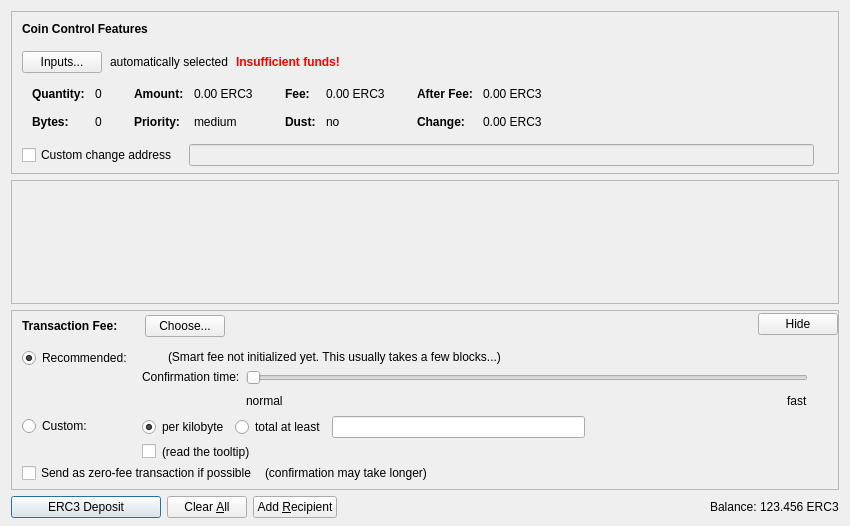
<?xml version="1.0" encoding="UTF-8"?>
<ui version="4.0">
 <class>DepositCoinsDialog</class>
 <widget class="QDialog" name="DepositCoinsDialog">
  <property name="enabled">
   <bool>true</bool>
  </property>
  <property name="geometry">
   <rect>
    <x>0</x>
    <y>0</y>
    <width>850</width>
    <height>526</height>
   </rect>
  </property>
  <property name="windowTitle">
   <string>Deposit Coins</string>
  </property>
  <layout class="QVBoxLayout" name="verticalLayout" stretch="0,1,0,0">
   <property name="bottomMargin">
    <number>8</number>
   </property>
   <item>
    <widget class="QFrame" name="frameCoinControl">
     <property name="sizePolicy">
      <sizepolicy hsizetype="Expanding" vsizetype="Expanding">
       <horstretch>0</horstretch>
       <verstretch>0</verstretch>
      </sizepolicy>
     </property>
     <property name="maximumSize">
      <size>
       <width>16777215</width>
       <height>16777215</height>
      </size>
     </property>
     <property name="frameShape">
      <enum>QFrame::StyledPanel</enum>
     </property>
     <property name="frameShadow">
      <enum>QFrame::Sunken</enum>
     </property>
     <layout class="QVBoxLayout" name="verticalLayoutCoinControl2">
      <property name="spacing">
       <number>0</number>
      </property>
      <property name="leftMargin">
       <number>0</number>
      </property>
      <property name="topMargin">
       <number>0</number>
      </property>
      <property name="rightMargin">
       <number>0</number>
      </property>
      <property name="bottomMargin">
       <number>6</number>
      </property>
      <item>
       <layout class="QVBoxLayout" name="verticalLayoutCoinControl" stretch="0,0,0,0,1">
        <property name="spacing">
         <number>0</number>
        </property>
        <property name="leftMargin">
         <number>10</number>
        </property>
        <property name="topMargin">
         <number>10</number>
        </property>
        <item>
         <layout class="QHBoxLayout" name="horizontalLayoutCoinControl1">
          <property name="bottomMargin">
           <number>15</number>
          </property>
          <item>
           <widget class="QLabel" name="labelCoinControlFeatures">
            <property name="sizePolicy">
             <sizepolicy hsizetype="Preferred" vsizetype="Maximum">
              <horstretch>0</horstretch>
              <verstretch>0</verstretch>
             </sizepolicy>
            </property>
            <property name="font">
             <font>
              <weight>75</weight>
              <bold>true</bold>
             </font>
            </property>
            <property name="styleSheet">
             <string notr="true">font-weight:bold;</string>
            </property>
            <property name="text">
             <string>Coin Control Features</string>
            </property>
           </widget>
          </item>
         </layout>
        </item>
        <item>
         <layout class="QHBoxLayout" name="horizontalLayoutCoinControl2" stretch="0,0,0,0">
          <property name="spacing">
           <number>8</number>
          </property>
          <property name="bottomMargin">
           <number>10</number>
          </property>
          <item>
           <widget class="QPushButton" name="pushButtonCoinControl">
            <property name="styleSheet">
             <string notr="true"/>
            </property>
            <property name="text">
             <string>Inputs...</string>
            </property>
            <property name="autoDefault">
             <bool>false</bool>
            </property>
           </widget>
          </item>
          <item>
           <widget class="QLabel" name="labelCoinControlAutomaticallySelected">
            <property name="text">
             <string>automatically selected</string>
            </property>
            <property name="margin">
             <number>5</number>
            </property>
           </widget>
          </item>
          <item>
           <widget class="QLabel" name="labelCoinControlInsuffFunds">
            <property name="font">
             <font>
              <weight>75</weight>
              <bold>true</bold>
             </font>
            </property>
            <property name="styleSheet">
             <string notr="true">color:red;font-weight:bold;</string>
            </property>
            <property name="text">
             <string>Insufficient funds!</string>
            </property>
            <property name="margin">
             <number>5</number>
            </property>
           </widget>
          </item>
          <item>
           <spacer name="horizontalSpacerCoinControl">
            <property name="orientation">
             <enum>Qt::Horizontal</enum>
            </property>
            <property name="sizeHint" stdset="0">
             <size>
              <width>40</width>
              <height>1</height>
             </size>
            </property>
           </spacer>
          </item>
         </layout>
        </item>
        <item>
         <widget class="QWidget" name="widgetCoinControl" native="true">
          <property name="sizePolicy">
           <sizepolicy hsizetype="Preferred" vsizetype="Preferred">
            <horstretch>0</horstretch>
            <verstretch>0</verstretch>
           </sizepolicy>
          </property>
          <property name="minimumSize">
           <size>
            <width>0</width>
            <height>0</height>
           </size>
          </property>
          <property name="styleSheet">
           <string notr="true"/>
          </property>
          <layout class="QHBoxLayout" name="horizontalLayoutCoinControl5">
           <property name="leftMargin">
            <number>0</number>
           </property>
           <property name="topMargin">
            <number>0</number>
           </property>
           <property name="rightMargin">
            <number>0</number>
           </property>
           <property name="bottomMargin">
            <number>0</number>
           </property>
           <item>
            <layout class="QHBoxLayout" name="horizontalLayoutCoinControl3" stretch="0,0,0,1">
             <property name="spacing">
              <number>20</number>
             </property>
             <property name="topMargin">
              <number>0</number>
             </property>
             <property name="bottomMargin">
              <number>10</number>
             </property>
             <item>
              <layout class="QFormLayout" name="formLayoutCoinControl1">
               <property name="horizontalSpacing">
                <number>10</number>
               </property>
               <property name="verticalSpacing">
                <number>14</number>
               </property>
               <property name="leftMargin">
                <number>10</number>
               </property>
               <property name="topMargin">
                <number>4</number>
               </property>
               <property name="rightMargin">
                <number>6</number>
               </property>
               <item row="0" column="0">
                <widget class="QLabel" name="labelCoinControlQuantityText">
                 <property name="font">
                  <font>
                   <weight>75</weight>
                   <bold>true</bold>
                  </font>
                 </property>
                 <property name="text">
                  <string>Quantity:</string>
                 </property>
                 <property name="margin">
                  <number>0</number>
                 </property>
                </widget>
               </item>
               <item row="0" column="1">
                <widget class="QLabel" name="labelCoinControlQuantity">
                 <property name="cursor">
                  <cursorShape>IBeamCursor</cursorShape>
                 </property>
                 <property name="contextMenuPolicy">
                  <enum>Qt::ActionsContextMenu</enum>
                 </property>
                 <property name="text">
                  <string notr="true">0</string>
                 </property>
                 <property name="margin">
                  <number>0</number>
                 </property>
                 <property name="textInteractionFlags">
                  <set>Qt::LinksAccessibleByMouse|Qt::TextSelectableByKeyboard|Qt::TextSelectableByMouse</set>
                 </property>
                </widget>
               </item>
               <item row="1" column="0">
                <widget class="QLabel" name="labelCoinControlBytesText">
                 <property name="font">
                  <font>
                   <weight>75</weight>
                   <bold>true</bold>
                  </font>
                 </property>
                 <property name="text">
                  <string>Bytes:</string>
                 </property>
                </widget>
               </item>
               <item row="1" column="1">
                <widget class="QLabel" name="labelCoinControlBytes">
                 <property name="cursor">
                  <cursorShape>IBeamCursor</cursorShape>
                 </property>
                 <property name="contextMenuPolicy">
                  <enum>Qt::ActionsContextMenu</enum>
                 </property>
                 <property name="text">
                  <string notr="true">0</string>
                 </property>
                 <property name="textInteractionFlags">
                  <set>Qt::LinksAccessibleByMouse|Qt::TextSelectableByKeyboard|Qt::TextSelectableByMouse</set>
                 </property>
                </widget>
               </item>
              </layout>
             </item>
             <item>
              <layout class="QFormLayout" name="formLayoutCoinControl2">
               <property name="horizontalSpacing">
                <number>10</number>
               </property>
               <property name="verticalSpacing">
                <number>14</number>
               </property>
               <property name="leftMargin">
                <number>6</number>
               </property>
               <property name="topMargin">
                <number>4</number>
               </property>
               <property name="rightMargin">
                <number>6</number>
               </property>
               <item row="0" column="0">
                <widget class="QLabel" name="labelCoinControlAmountText">
                 <property name="font">
                  <font>
                   <weight>75</weight>
                   <bold>true</bold>
                  </font>
                 </property>
                 <property name="text">
                  <string>Amount:</string>
                 </property>
                 <property name="margin">
                  <number>0</number>
                 </property>
                </widget>
               </item>
               <item row="0" column="1">
                <widget class="QLabel" name="labelCoinControlAmount">
                 <property name="cursor">
                  <cursorShape>IBeamCursor</cursorShape>
                 </property>
                 <property name="contextMenuPolicy">
                  <enum>Qt::ActionsContextMenu</enum>
                 </property>
                 <property name="text">
                  <string notr="true">0.00 ERC3</string>
                 </property>
                 <property name="textInteractionFlags">
                  <set>Qt::LinksAccessibleByMouse|Qt::TextSelectableByKeyboard|Qt::TextSelectableByMouse</set>
                 </property>
                </widget>
               </item>
               <item row="1" column="0">
                <widget class="QLabel" name="labelCoinControlPriorityText">
                 <property name="font">
                  <font>
                   <weight>75</weight>
                   <bold>true</bold>
                  </font>
                 </property>
                 <property name="text">
                  <string>Priority:</string>
                 </property>
                </widget>
               </item>
               <item row="1" column="1">
                <widget class="QLabel" name="labelCoinControlPriority">
                 <property name="cursor">
                  <cursorShape>IBeamCursor</cursorShape>
                 </property>
                 <property name="contextMenuPolicy">
                  <enum>Qt::ActionsContextMenu</enum>
                 </property>
                 <property name="text">
                  <string notr="true">medium</string>
                 </property>
                 <property name="textInteractionFlags">
                  <set>Qt::LinksAccessibleByMouse|Qt::TextSelectableByKeyboard|Qt::TextSelectableByMouse</set>
                 </property>
                </widget>
               </item>
              </layout>
             </item>
             <item>
              <layout class="QFormLayout" name="formLayoutCoinControl3">
               <property name="horizontalSpacing">
                <number>10</number>
               </property>
               <property name="verticalSpacing">
                <number>14</number>
               </property>
               <property name="leftMargin">
                <number>6</number>
               </property>
               <property name="topMargin">
                <number>4</number>
               </property>
               <property name="rightMargin">
                <number>6</number>
               </property>
               <item row="0" column="0">
                <widget class="QLabel" name="labelCoinControlFeeText">
                 <property name="font">
                  <font>
                   <weight>75</weight>
                   <bold>true</bold>
                  </font>
                 </property>
                 <property name="text">
                  <string>Fee:</string>
                 </property>
                 <property name="margin">
                  <number>0</number>
                 </property>
                </widget>
               </item>
               <item row="0" column="1">
                <widget class="QLabel" name="labelCoinControlFee">
                 <property name="cursor">
                  <cursorShape>IBeamCursor</cursorShape>
                 </property>
                 <property name="contextMenuPolicy">
                  <enum>Qt::ActionsContextMenu</enum>
                 </property>
                 <property name="text">
                  <string notr="true">0.00 ERC3</string>
                 </property>
                 <property name="textInteractionFlags">
                  <set>Qt::LinksAccessibleByMouse|Qt::TextSelectableByKeyboard|Qt::TextSelectableByMouse</set>
                 </property>
                </widget>
               </item>
               <item row="1" column="0">
                <widget class="QLabel" name="labelCoinControlLowOutputText">
                 <property name="font">
                  <font>
                   <weight>75</weight>
                   <bold>true</bold>
                  </font>
                 </property>
                 <property name="text">
                  <string>Dust:</string>
                 </property>
                </widget>
               </item>
               <item row="1" column="1">
                <widget class="QLabel" name="labelCoinControlLowOutput">
                 <property name="cursor">
                  <cursorShape>IBeamCursor</cursorShape>
                 </property>
                 <property name="contextMenuPolicy">
                  <enum>Qt::ActionsContextMenu</enum>
                 </property>
                 <property name="text">
                  <string notr="true">no</string>
                 </property>
                 <property name="textInteractionFlags">
                  <set>Qt::LinksAccessibleByMouse|Qt::TextSelectableByKeyboard|Qt::TextSelectableByMouse</set>
                 </property>
                </widget>
               </item>
              </layout>
             </item>
             <item>
              <layout class="QFormLayout" name="formLayoutCoinControl4">
               <property name="horizontalSpacing">
                <number>10</number>
               </property>
               <property name="verticalSpacing">
                <number>14</number>
               </property>
               <property name="leftMargin">
                <number>6</number>
               </property>
               <property name="topMargin">
                <number>4</number>
               </property>
               <property name="rightMargin">
                <number>6</number>
               </property>
               <item row="0" column="0">
                <widget class="QLabel" name="labelCoinControlAfterFeeText">
                 <property name="font">
                  <font>
                   <weight>75</weight>
                   <bold>true</bold>
                  </font>
                 </property>
                 <property name="text">
                  <string>After Fee:</string>
                 </property>
                 <property name="margin">
                  <number>0</number>
                 </property>
                </widget>
               </item>
               <item row="0" column="1">
                <widget class="QLabel" name="labelCoinControlAfterFee">
                 <property name="cursor">
                  <cursorShape>IBeamCursor</cursorShape>
                 </property>
                 <property name="contextMenuPolicy">
                  <enum>Qt::ActionsContextMenu</enum>
                 </property>
                 <property name="text">
                  <string notr="true">0.00 ERC3</string>
                 </property>
                 <property name="textInteractionFlags">
                  <set>Qt::LinksAccessibleByMouse|Qt::TextSelectableByKeyboard|Qt::TextSelectableByMouse</set>
                 </property>
                </widget>
               </item>
               <item row="1" column="0">
                <widget class="QLabel" name="labelCoinControlChangeText">
                 <property name="font">
                  <font>
                   <weight>75</weight>
                   <bold>true</bold>
                  </font>
                 </property>
                 <property name="text">
                  <string>Change:</string>
                 </property>
                </widget>
               </item>
               <item row="1" column="1">
                <widget class="QLabel" name="labelCoinControlChange">
                 <property name="cursor">
                  <cursorShape>IBeamCursor</cursorShape>
                 </property>
                 <property name="contextMenuPolicy">
                  <enum>Qt::ActionsContextMenu</enum>
                 </property>
                 <property name="text">
                  <string notr="true">0.00 ERC3</string>
                 </property>
                 <property name="textInteractionFlags">
                  <set>Qt::LinksAccessibleByMouse|Qt::TextSelectableByKeyboard|Qt::TextSelectableByMouse</set>
                 </property>
                </widget>
               </item>
              </layout>
             </item>
            </layout>
           </item>
          </layout>
         </widget>
        </item>
        <item>
         <layout class="QHBoxLayout" name="horizontalLayoutCoinControl4" stretch="0,0,0">
          <property name="spacing">
           <number>12</number>
          </property>
          <property name="sizeConstraint">
           <enum>QLayout::SetDefaultConstraint</enum>
          </property>
          <property name="topMargin">
           <number>5</number>
          </property>
          <property name="rightMargin">
           <number>5</number>
          </property>
          <item>
           <widget class="QCheckBox" name="checkBoxCoinControlChange">
            <property name="toolTip">
             <string>If this is activated, but the change address is empty or invalid, change will be sent to a newly generated address.</string>
            </property>
            <property name="text">
             <string>Custom change address</string>
            </property>
           </widget>
          </item>
          <item>
           <widget class="QValidatedLineEdit" name="lineEditCoinControlChange">
            <property name="enabled">
             <bool>false</bool>
            </property>
            <property name="sizePolicy">
             <sizepolicy hsizetype="Expanding" vsizetype="Fixed">
              <horstretch>0</horstretch>
              <verstretch>0</verstretch>
             </sizepolicy>
            </property>
           </widget>
          </item>
          <item>
           <widget class="QLabel" name="labelCoinControlChangeLabel">
            <property name="sizePolicy">
             <sizepolicy hsizetype="Preferred" vsizetype="Expanding">
              <horstretch>0</horstretch>
              <verstretch>0</verstretch>
             </sizepolicy>
            </property>
            <property name="minimumSize">
             <size>
              <width>0</width>
              <height>0</height>
             </size>
            </property>
            <property name="text">
             <string/>
            </property>
            <property name="margin">
             <number>3</number>
            </property>
           </widget>
          </item>
         </layout>
        </item>
        <item>
         <spacer name="verticalSpacerCoinControl">
          <property name="orientation">
           <enum>Qt::Vertical</enum>
          </property>
          <property name="sizeHint" stdset="0">
           <size>
            <width>800</width>
            <height>1</height>
           </size>
          </property>
         </spacer>
        </item>
       </layout>
      </item>
     </layout>
    </widget>
   </item>
   <item>
    <widget class="QScrollArea" name="scrollArea">
     <property name="widgetResizable">
      <bool>true</bool>
     </property>
     <widget class="QWidget" name="scrollAreaWidgetContents">
      <property name="geometry">
       <rect>
        <x>0</x>
        <y>0</y>
        <width>830</width>
        <height>68</height>
       </rect>
      </property>
      <layout class="QVBoxLayout" name="verticalLayout_2" stretch="0,1">
       <property name="leftMargin">
        <number>0</number>
       </property>
       <property name="topMargin">
        <number>0</number>
       </property>
       <property name="rightMargin">
        <number>0</number>
       </property>
       <property name="bottomMargin">
        <number>0</number>
       </property>
       <item>
        <layout class="QVBoxLayout" name="entries">
         <property name="spacing">
          <number>6</number>
         </property>
        </layout>
       </item>
       <item>
        <spacer name="verticalSpacer">
         <property name="orientation">
          <enum>Qt::Vertical</enum>
         </property>
         <property name="sizeHint" stdset="0">
          <size>
           <width>20</width>
           <height>40</height>
          </size>
         </property>
        </spacer>
       </item>
      </layout>
     </widget>
    </widget>
   </item>
   <item>
    <widget class="QFrame" name="frameFee">
     <property name="sizePolicy">
      <sizepolicy hsizetype="Expanding" vsizetype="Expanding">
       <horstretch>0</horstretch>
       <verstretch>0</verstretch>
      </sizepolicy>
     </property>
     <property name="maximumSize">
      <size>
       <width>16777215</width>
       <height>16777215</height>
      </size>
     </property>
     <property name="frameShape">
      <enum>QFrame::StyledPanel</enum>
     </property>
     <property name="frameShadow">
      <enum>QFrame::Sunken</enum>
     </property>
     <layout class="QVBoxLayout" name="verticalLayoutFee1">
      <property name="spacing">
       <number>0</number>
      </property>
      <property name="leftMargin">
       <number>0</number>
      </property>
      <property name="topMargin">
       <number>0</number>
      </property>
      <property name="rightMargin">
       <number>0</number>
      </property>
      <property name="bottomMargin">
       <number>0</number>
      </property>
      <item>
       <layout class="QVBoxLayout" name="verticalLayoutFee2" stretch="0,0,0">
        <property name="spacing">
         <number>0</number>
        </property>
        <property name="leftMargin">
         <number>10</number>
        </property>
        <property name="topMargin">
         <number>0</number>
        </property>
        <item>
         <layout class="QHBoxLayout" name="horizontalLayoutFee1">
          <property name="bottomMargin">
           <number>0</number>
          </property>
          <item>
           <layout class="QVBoxLayout" name="verticalLayoutFee7">
            <property name="spacing">
             <number>0</number>
            </property>
            <item>
             <spacer name="verticalSpacerSmartFee">
              <property name="orientation">
               <enum>Qt::Vertical</enum>
              </property>
              <property name="sizeType">
               <enum>QSizePolicy::Fixed</enum>
              </property>
              <property name="sizeHint" stdset="0">
               <size>
                <width>1</width>
                <height>4</height>
               </size>
              </property>
             </spacer>
            </item>
            <item>
             <layout class="QHBoxLayout" name="horizontalLayoutSmartFee">
              <property name="spacing">
               <number>10</number>
              </property>
              <item>
               <widget class="QLabel" name="labelFeeHeadline">
                <property name="sizePolicy">
                 <sizepolicy hsizetype="Preferred" vsizetype="Maximum">
                  <horstretch>0</horstretch>
                  <verstretch>0</verstretch>
                 </sizepolicy>
                </property>
                <property name="font">
                 <font>
                  <weight>75</weight>
                  <bold>true</bold>
                 </font>
                </property>
                <property name="styleSheet">
                 <string notr="true">font-weight:bold;</string>
                </property>
                <property name="text">
                 <string>Transaction Fee:</string>
                </property>
               </widget>
              </item>
              <item>
               <widget class="QLabel" name="labelFeeMinimized">
                <property name="text">
                 <string/>
                </property>
               </widget>
              </item>
              <item>
               <widget class="QPushButton" name="buttonChooseFee">
                <property name="text">
                 <string>Choose...</string>
                </property>
               </widget>
              </item>
             </layout>
            </item>
            <item>
             <spacer name="verticalSpacer_5">
              <property name="orientation">
               <enum>Qt::Vertical</enum>
              </property>
              <property name="sizeHint" stdset="0">
               <size>
                <width>1</width>
                <height>1</height>
               </size>
              </property>
             </spacer>
            </item>
           </layout>
          </item>
          <item>
           <spacer name="horizontalSpacer_4">
            <property name="orientation">
             <enum>Qt::Horizontal</enum>
            </property>
            <property name="sizeHint" stdset="0">
             <size>
              <width>40</width>
              <height>20</height>
             </size>
            </property>
           </spacer>
          </item>
          <item>
           <widget class="QPushButton" name="buttonMinimizeFee">
            <property name="toolTip">
             <string>collapse fee-settings</string>
            </property>
            <property name="text">
             <string>Hide</string>
            </property>
           </widget>
          </item>
         </layout>
        </item>
        <item>
         <widget class="QFrame" name="frameFeeSelection">
          <layout class="QVBoxLayout" name="verticalLayoutFee12">
           <property name="spacing">
            <number>0</number>
           </property>
           <property name="leftMargin">
            <number>0</number>
           </property>
           <property name="topMargin">
            <number>0</number>
           </property>
           <property name="rightMargin">
            <number>0</number>
           </property>
           <property name="bottomMargin">
            <number>0</number>
           </property>
           <item>
            <layout class="QGridLayout" name="gridLayoutFee">
             <property name="topMargin">
              <number>10</number>
             </property>
             <property name="bottomMargin">
              <number>4</number>
             </property>
             <property name="horizontalSpacing">
              <number>10</number>
             </property>
             <property name="verticalSpacing">
              <number>4</number>
             </property>
             <item row="1" column="1">
              <layout class="QVBoxLayout" name="verticalLayoutFee8">
               <property name="spacing">
                <number>6</number>
               </property>
               <item>
                <layout class="QHBoxLayout" name="horizontalLayoutFee13">
                 <item>
                  <widget class="QRadioButton" name="radioCustomPerKilobyte">
                   <property name="toolTip">
                    <string>If the custom fee is set to 1000 satoshis and the transaction is only 250 bytes, then &quot;per kilobyte&quot; only pays 250 satoshis in fee, while &quot;total at least&quot; pays 1000 satoshis. For transactions bigger than a kilobyte both pay by kilobyte.</string>
                   </property>
                   <property name="text">
                    <string>per kilobyte</string>
                   </property>
                   <property name="checked">
                    <bool>true</bool>
                   </property>
                   <attribute name="buttonGroup">
                    <string notr="true">groupCustomFee</string>
                   </attribute>
                  </widget>
                 </item>
                 <item>
                  <widget class="QRadioButton" name="radioCustomAtLeast">
                   <property name="toolTip">
                    <string>If the custom fee is set to 1000 satoshis and the transaction is only 250 bytes, then &quot;per kilobyte&quot; only pays 250 satoshis in fee, while &quot;total at least&quot; pays 1000 satoshis. For transactions bigger than a kilobyte both pay by kilobyte.</string>
                   </property>
                   <property name="text">
                    <string>total at least</string>
                   </property>
                   <attribute name="buttonGroup">
                    <string notr="true">groupCustomFee</string>
                   </attribute>
                  </widget>
                 </item>
                 <item>
                  <widget class="BitcoinAmountField" name="customFee"/>
                 </item>
                 <item>
                  <spacer name="horizontalSpacer_6">
                   <property name="orientation">
                    <enum>Qt::Horizontal</enum>
                   </property>
                   <property name="sizeHint" stdset="0">
                    <size>
                     <width>1</width>
                     <height>1</height>
                    </size>
                   </property>
                  </spacer>
                 </item>
                </layout>
               </item>
               <item>
                <layout class="QHBoxLayout" name="horizontalLayoutFee8">
                 <item>
                  <widget class="QCheckBox" name="checkBoxMinimumFee">
                   <property name="toolTip">
                    <string>Paying only the minimum fee is just fine as long as there is less transaction volume than space in the blocks. But be aware that this can end up in a never confirming transaction once there is more demand for bitcoin transactions than the network can process.</string>
                   </property>
                   <property name="text">
                    <string/>
                   </property>
                  </widget>
                 </item>
                 <item>
                  <widget class="QLabel" name="labelMinFeeWarning">
                   <property name="enabled">
                    <bool>true</bool>
                   </property>
                   <property name="toolTip">
                    <string>Paying only the minimum fee is just fine as long as there is less transaction volume than space in the blocks. But be aware that this can end up in a never confirming transaction once there is more demand for bitcoin transactions than the network can process.</string>
                   </property>
                   <property name="text">
                    <string>(read the tooltip)</string>
                   </property>
                   <property name="margin">
                    <number>5</number>
                   </property>
                  </widget>
                 </item>
                 <item>
                  <spacer name="horizontalSpacer_2">
                   <property name="orientation">
                    <enum>Qt::Horizontal</enum>
                   </property>
                   <property name="sizeHint" stdset="0">
                    <size>
                     <width>1</width>
                     <height>1</height>
                    </size>
                   </property>
                  </spacer>
                 </item>
                </layout>
               </item>
              </layout>
             </item>
             <item row="0" column="0">
              <layout class="QVBoxLayout" name="verticalLayoutFee4" stretch="0,1">
               <item>
                <widget class="QRadioButton" name="radioSmartFee">
                 <property name="text">
                  <string>Recommended:</string>
                 </property>
                 <property name="checked">
                  <bool>true</bool>
                 </property>
                 <attribute name="buttonGroup">
                  <string notr="true">groupFee</string>
                 </attribute>
                </widget>
               </item>
               <item>
                <spacer name="verticalSpacer_2">
                 <property name="orientation">
                  <enum>Qt::Vertical</enum>
                 </property>
                 <property name="sizeHint" stdset="0">
                  <size>
                   <width>1</width>
                   <height>1</height>
                  </size>
                 </property>
                </spacer>
               </item>
              </layout>
             </item>
             <item row="1" column="0">
              <layout class="QVBoxLayout" name="verticalLayoutFee9" stretch="0,1">
               <item>
                <widget class="QRadioButton" name="radioCustomFee">
                 <property name="text">
                  <string>Custom:</string>
                 </property>
                 <attribute name="buttonGroup">
                  <string notr="true">groupFee</string>
                 </attribute>
                </widget>
               </item>
               <item>
                <spacer name="verticalSpacer_6">
                 <property name="orientation">
                  <enum>Qt::Vertical</enum>
                 </property>
                 <property name="sizeHint" stdset="0">
                  <size>
                   <width>1</width>
                   <height>1</height>
                  </size>
                 </property>
                </spacer>
               </item>
              </layout>
             </item>
             <item row="0" column="1">
              <layout class="QVBoxLayout" name="verticalLayoutFee3" stretch="0,0,1">
               <property name="spacing">
                <number>6</number>
               </property>
               <property name="topMargin">
                <number>2</number>
               </property>
               <item>
                <layout class="QHBoxLayout" name="horizontalLayoutFee12">
                 <item>
                  <widget class="QLabel" name="labelSmartFee">
                   <property name="text">
                    <string/>
                   </property>
                   <property name="margin">
                    <number>2</number>
                   </property>
                  </widget>
                 </item>
                 <item>
                  <widget class="QLabel" name="labelFeeEstimation">
                   <property name="text">
                    <string/>
                   </property>
                  </widget>
                 </item>
                 <item>
                  <widget class="QLabel" name="labelSmartFee2">
                   <property name="text">
                    <string>(Smart fee not initialized yet. This usually takes a few blocks...)</string>
                   </property>
                   <property name="margin">
                    <number>2</number>
                   </property>
                  </widget>
                 </item>
                 <item>
                  <spacer name="horizontalSpacer_5">
                   <property name="orientation">
                    <enum>Qt::Horizontal</enum>
                   </property>
                   <property name="sizeHint" stdset="0">
                    <size>
                     <width>1</width>
                     <height>1</height>
                    </size>
                   </property>
                  </spacer>
                 </item>
                </layout>
               </item>
               <item>
                <layout class="QHBoxLayout" name="horizontalLayoutFee9">
                 <item>
                  <layout class="QVBoxLayout" name="verticalLayoutFee6">
                   <item>
                    <widget class="QLabel" name="labelSmartFee3">
                     <property name="text">
                      <string>Confirmation time:</string>
                     </property>
                     <property name="margin">
                      <number>2</number>
                     </property>
                    </widget>
                   </item>
                   <item>
                    <spacer name="verticalSpacer_3">
                     <property name="orientation">
                      <enum>Qt::Vertical</enum>
                     </property>
                     <property name="sizeHint" stdset="0">
                      <size>
                       <width>1</width>
                       <height>1</height>
                      </size>
                     </property>
                    </spacer>
                   </item>
                  </layout>
                 </item>
                 <item>
                  <layout class="QVBoxLayout" name="verticalLayoutFee5">
                   <property name="rightMargin">
                    <number>30</number>
                   </property>
                   <item>
                    <widget class="QSlider" name="sliderSmartFee">
                     <property name="minimum">
                      <number>0</number>
                     </property>
                     <property name="maximum">
                      <number>24</number>
                     </property>
                     <property name="pageStep">
                      <number>1</number>
                     </property>
                     <property name="value">
                      <number>0</number>
                     </property>
                     <property name="orientation">
                      <enum>Qt::Horizontal</enum>
                     </property>
                     <property name="invertedAppearance">
                      <bool>false</bool>
                     </property>
                     <property name="invertedControls">
                      <bool>false</bool>
                     </property>
                     <property name="tickPosition">
                      <enum>QSlider::NoTicks</enum>
                     </property>
                    </widget>
                   </item>
                   <item>
                    <layout class="QHBoxLayout" name="horizontalLayoutFee10">
                     <item>
                      <widget class="QLabel" name="labelSmartFeeNormal">
                       <property name="text">
                        <string>normal</string>
                       </property>
                      </widget>
                     </item>
                     <item>
                      <spacer name="horizontalSpacer_3">
                       <property name="orientation">
                        <enum>Qt::Horizontal</enum>
                       </property>
                       <property name="sizeHint" stdset="0">
                        <size>
                         <width>40</width>
                         <height>20</height>
                        </size>
                       </property>
                      </spacer>
                     </item>
                     <item>
                      <widget class="QLabel" name="labelSmartFeeFast">
                       <property name="text">
                        <string>fast</string>
                       </property>
                      </widget>
                     </item>
                    </layout>
                   </item>
                  </layout>
                 </item>
                </layout>
               </item>
               <item>
                <spacer name="verticalSpacer_4">
                 <property name="orientation">
                  <enum>Qt::Vertical</enum>
                 </property>
                 <property name="sizeHint" stdset="0">
                  <size>
                   <width>1</width>
                   <height>1</height>
                  </size>
                 </property>
                </spacer>
               </item>
              </layout>
             </item>
            </layout>
           </item>
           <item>
            <layout class="QHBoxLayout" name="horizontalLayoutFee5" stretch="0,0,0">
             <property name="spacing">
              <number>8</number>
             </property>
             <property name="bottomMargin">
              <number>4</number>
             </property>
             <item>
              <widget class="QCheckBox" name="checkBoxFreeTx">
               <property name="text">
                <string>Send as zero-fee transaction if possible</string>
               </property>
              </widget>
             </item>
             <item>
              <widget class="QLabel" name="labelFreeTx">
               <property name="text">
                <string>(confirmation may take longer)</string>
               </property>
               <property name="margin">
                <number>5</number>
               </property>
              </widget>
             </item>
             <item>
              <spacer name="horizontalSpacerFee5">
               <property name="orientation">
                <enum>Qt::Horizontal</enum>
               </property>
               <property name="sizeHint" stdset="0">
                <size>
                 <width>1</width>
                 <height>1</height>
                </size>
               </property>
              </spacer>
             </item>
            </layout>
           </item>
           <item>
            <spacer name="verticalSpacerFee2">
             <property name="orientation">
              <enum>Qt::Vertical</enum>
             </property>
             <property name="sizeHint" stdset="0">
              <size>
               <width>1</width>
               <height>1</height>
              </size>
             </property>
            </spacer>
           </item>
          </layout>
         </widget>
        </item>
        <item>
         <spacer name="verticalSpacerFee">
          <property name="orientation">
           <enum>Qt::Vertical</enum>
          </property>
          <property name="sizeHint" stdset="0">
           <size>
            <width>800</width>
            <height>1</height>
           </size>
          </property>
         </spacer>
        </item>
       </layout>
      </item>
     </layout>
    </widget>
   </item>
   <item>
    <layout class="QHBoxLayout" name="horizontalLayout">
     <item>
      <widget class="QPushButton" name="sendButton">
       <property name="minimumSize">
        <size>
         <width>150</width>
         <height>0</height>
        </size>
       </property>
       <property name="toolTip">
        <string>Confirm the send action</string>
       </property>
       <property name="text">
        <string>ERC3 Deposit</string>
       </property>
       <property name="icon">
        <iconset resource="../bitcoin.qrc">
         <normaloff>:/icons/send</normaloff>:/icons/send</iconset>
       </property>
       <property name="autoDefault">
        <bool>false</bool>
       </property>
       <property name="default">
        <bool>true</bool>
       </property>
      </widget>
     </item>
     <item>
      <widget class="QPushButton" name="clearButton">
       <property name="sizePolicy">
        <sizepolicy hsizetype="Minimum" vsizetype="Fixed">
         <horstretch>0</horstretch>
         <verstretch>0</verstretch>
        </sizepolicy>
       </property>
       <property name="toolTip">
        <string>Clear all fields of the form.</string>
       </property>
       <property name="text">
        <string>Clear &amp;All</string>
       </property>
       <property name="icon">
        <iconset resource="../bitcoin.qrc">
         <normaloff>:/icons/remove</normaloff>:/icons/remove</iconset>
       </property>
       <property name="autoDefault">
        <bool>false</bool>
       </property>
      </widget>
     </item>
     <item>
      <widget class="QPushButton" name="addButton">
       <property name="toolTip">
        <string>Send to multiple recipients at once</string>
       </property>
       <property name="text">
        <string>Add &amp;Recipient</string>
       </property>
       <property name="icon">
        <iconset resource="../bitcoin.qrc">
         <normaloff>:/icons/add</normaloff>:/icons/add</iconset>
       </property>
       <property name="autoDefault">
        <bool>false</bool>
       </property>
      </widget>
     </item>
     <item>
      <spacer name="horizontalSpacer">
       <property name="orientation">
        <enum>Qt::Horizontal</enum>
       </property>
       <property name="sizeHint" stdset="0">
        <size>
         <width>40</width>
         <height>20</height>
        </size>
       </property>
      </spacer>
     </item>
     <item>
      <layout class="QHBoxLayout" name="horizontalLayout_2">
       <property name="spacing">
        <number>3</number>
       </property>
       <item>
        <widget class="QLabel" name="label">
         <property name="sizePolicy">
          <sizepolicy hsizetype="Preferred" vsizetype="Fixed">
           <horstretch>0</horstretch>
           <verstretch>0</verstretch>
          </sizepolicy>
         </property>
         <property name="text">
          <string>Balance:</string>
         </property>
        </widget>
       </item>
       <item>
        <widget class="QLabel" name="labelBalance">
         <property name="sizePolicy">
          <sizepolicy hsizetype="Preferred" vsizetype="Fixed">
           <horstretch>0</horstretch>
           <verstretch>0</verstretch>
          </sizepolicy>
         </property>
         <property name="cursor">
          <cursorShape>IBeamCursor</cursorShape>
         </property>
         <property name="text">
          <string notr="true">123.456 ERC3</string>
         </property>
         <property name="textInteractionFlags">
          <set>Qt::LinksAccessibleByMouse|Qt::TextSelectableByKeyboard|Qt::TextSelectableByMouse</set>
         </property>
        </widget>
       </item>
      </layout>
     </item>
    </layout>
   </item>
  </layout>
 </widget>
 <customwidgets>
  <customwidget>
   <class>QValidatedLineEdit</class>
   <extends>QLineEdit</extends>
   <header>qvalidatedlineedit.h</header>
  </customwidget>
  <customwidget>
   <class>BitcoinAmountField</class>
   <extends>QLineEdit</extends>
   <header>bitcoinamountfield.h</header>
   <container>1</container>
  </customwidget>
 </customwidgets>
 <resources>
  <include location="../bitcoin.qrc"/>
 </resources>
 <connections/>
 <buttongroups>
  <buttongroup name="groupFee"/>
  <buttongroup name="groupCustomFee"/>
 </buttongroups>
</ui>
